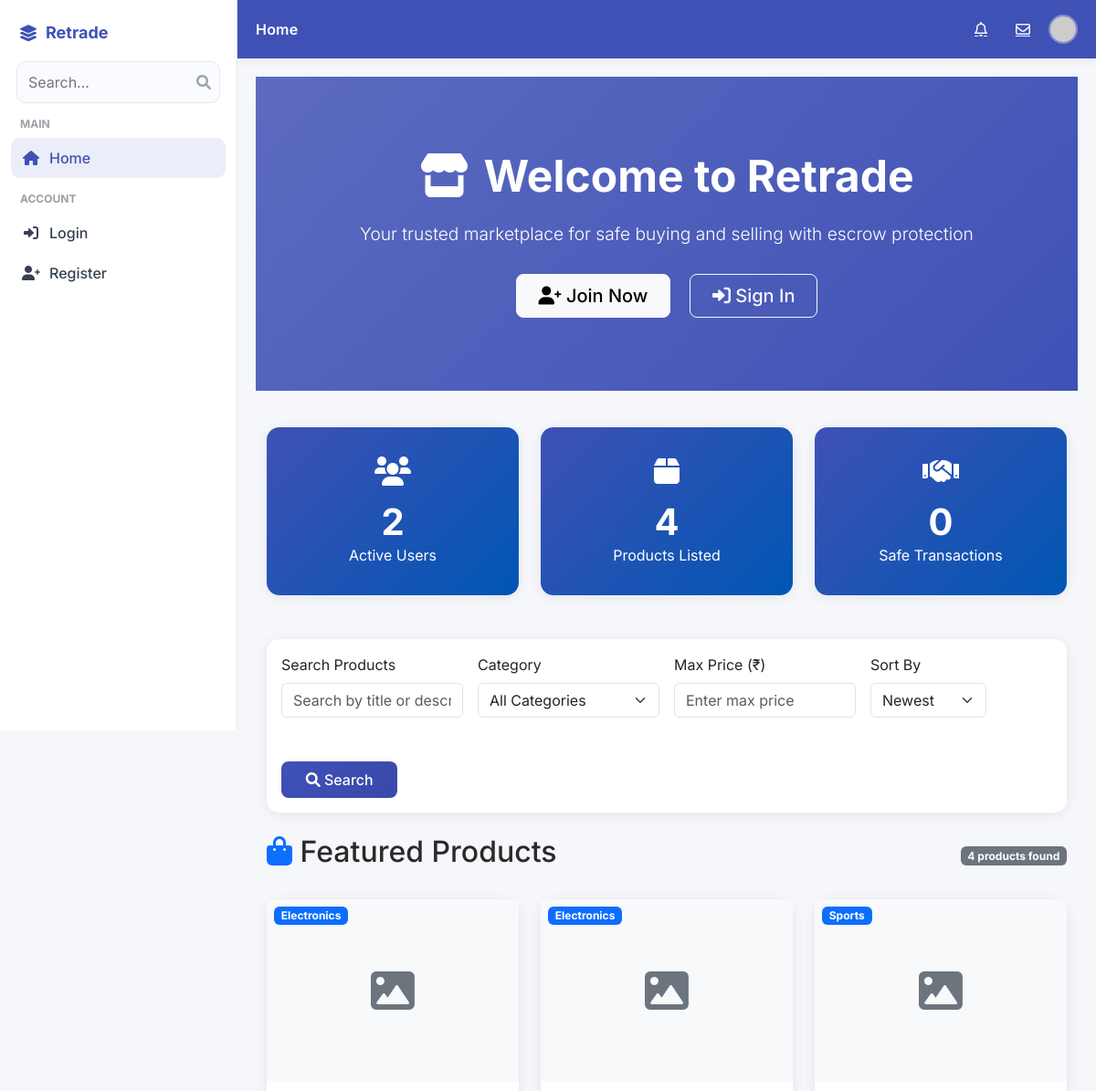
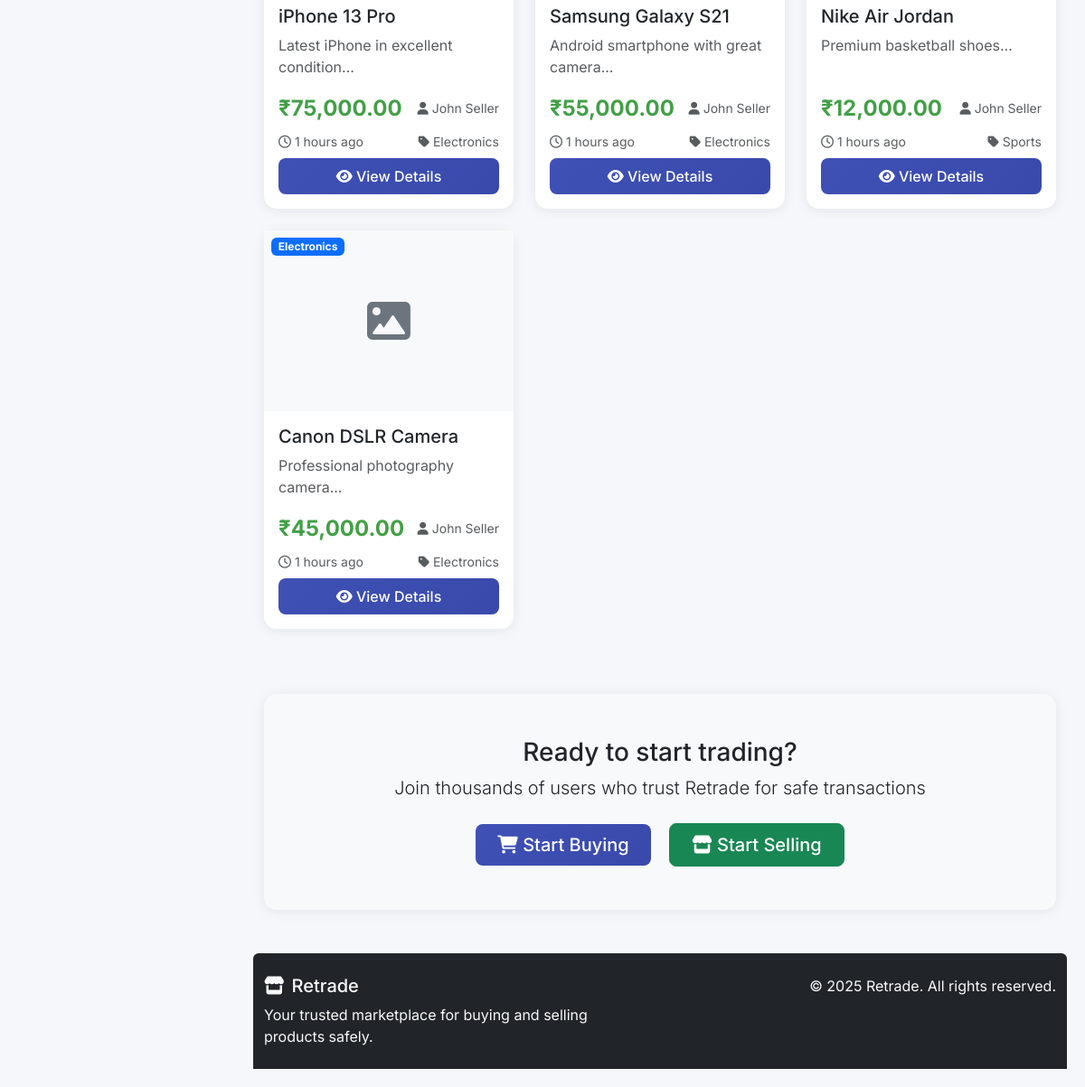
The page / on the database its author committed (2 pictures, top to bottom).
### tables this page shows
CREATE TABLE IF NOT EXISTS products (
    id INT AUTO_INCREMENT PRIMARY KEY,
    seller_id INT NOT NULL,
    title VARCHAR(200) NOT NULL,
    description TEXT,
    price DECIMAL(10,2) NOT NULL,
    image VARCHAR(255),
    category VARCHAR(50),
    status ENUM('pending', 'approved', 'rejected') DEFAULT 'pending',
    created_at TIMESTAMP DEFAULT CURRENT_TIMESTAMP,
    FOREIGN KEY (seller_id) REFERENCES users(id) ON DELETE CASCADE
);

CREATE TABLE IF NOT EXISTS users (
    id INT AUTO_INCREMENT PRIMARY KEY,
    name VARCHAR(100) NOT NULL,
    email VARCHAR(100) UNIQUE NOT NULL,
    password VARCHAR(255) NOT NULL,
    role ENUM('buyer', 'seller', 'admin') NOT NULL DEFAULT 'buyer',
    phone VARCHAR(15),
    address TEXT,
    balance DECIMAL(10,2) DEFAULT 0.00,
    created_at TIMESTAMP DEFAULT CURRENT_TIMESTAMP
);

### config.php (called while the page is built, shortened)
<?php
function isLoggedIn() {
    return isset($_SESSION['user_id']);
}
function formatPrice($price) {
    return '₹' . number_format($price, 2);
}
function getTimeAgo($datetime) {
    $time = time() - strtotime($datetime);
    if ($time < 86400) return floor($time/3600) . ' hours ago';
    return floor($time/31536000) . ' years ago';
}
?>

### index.php (the view, shortened to what this page needs)
<?php
require_once 'config.php';
$search = $_GET['search'] ?? '';
$category = $_GET['category'] ?? '';
$max_price = $_GET['max_price'] ?? '';
$sort = $_GET['sort'] ?? 'newest';
$query = "SELECT p.*, u.name as seller_name, u.email as seller_email
          FROM products p
          JOIN users u ON p.seller_id = u.id
          WHERE p.status = 'approved'";
$params = [];
switch ($sort) {
    default:
        $orderBy = 'p.created_at DESC';
}
$query .= " ORDER BY $orderBy";
$stmt = $pdo->prepare($query);
$stmt->execute($params);
$products = $stmt->fetchAll();
$stmt = $pdo->query("SELECT
    (SELECT COUNT(*) FROM users WHERE role != 'admin') as total_users,
    (SELECT COUNT(*) FROM products WHERE status = 'approved') as total_products,
    (SELECT COUNT(*) FROM transactions) as total_transactions
");
$stats = $stmt->fetch();
include 'includes/header.php';
?>
<section class="hero-section">
    <div class="container text-center">
        <h1><i class="fas fa-store me-3"></i>Welcome to Retrade</h1>
        <p class="lead">Your trusted marketplace for safe buying and selling with escrow protection</p>
        <?php if (!isLoggedIn()): ?>
            <div class="mt-4">
                <a href="register.php" class="btn btn-light btn-lg me-3">
                    <i class="fas fa-user-plus"></i> Join Now
                </a>
                <a href="login.php" class="btn btn-outline-light btn-lg">
                    <i class="fas fa-sign-in-alt"></i> Sign In
                </a>
            </div>
        <?php endif; ?>
    </div>
</section>
<div class="container">
    <div class="row mb-5">
        <div class="col-md-4">
            <div class="card stat-card text-center">
                <div class="card-body">
                    <i class="fas fa-users fa-2x mb-3"></i>
                    <h3><?php echo number_format($stats['total_users']); ?></h3>
                    <p class="mb-0">Active Users</p>
                </div>
            </div>
        </div>
        <div class="col-md-4">
            <div class="card stat-card text-center">
                <div class="card-body">
                    <i class="fas fa-box fa-2x mb-3"></i>
                    <h3><?php echo number_format($stats['total_products']); ?></h3>
                    <p class="mb-0">Products Listed</p>
                </div>
            </div>
        </div>
        <div class="col-md-4">
            <div class="card stat-card text-center">
                <div class="card-body">
                    <i class="fas fa-handshake fa-2x mb-3"></i>
                    <h3><?php echo number_format($stats['total_transactions']); ?></h3>
                    <p class="mb-0">Safe Transactions</p>
                </div>
            </div>
        </div>
    </div>
    <div class="row mb-4">
        <div class="col-12">
            <div class="card">
                <div class="card-body">
                    <form method="GET" class="row g-3">
                        <div class="col-md-3">
                            <label for="search" class="form-label">Search Products</label>
                            <input type="text" class="form-control" id="search" name="search"
                                   placeholder="Search by title or description..."
                                   value="<?php echo htmlspecialchars($search); ?>">
                        </div>
                        <div class="col-md-3">
                            <label for="category" class="form-label">Category</label>
                            <select class="form-select" id="category" name="category">
                                <option value="">All Categories</option>
                            </select>
                        </div>
                        <div class="col-md-3">
                            <label for="max_price" class="form-label">Max Price (₹)</label>
                            <input type="number" class="form-control" id="max_price" name="max_price"
                                   placeholder="Enter max price" value="<?php echo htmlspecialchars($max_price); ?>">
                        </div>
                        <div class="col-md-2">
                            <label for="sort" class="form-label">Sort By</label>
                            <select class="form-select" id="sort" name="sort">
                                <option value="newest" <?php echo $sort==='newest'?'selected':''; ?>>Newest</option>
                            </select>
                        </div>
                        <div class="col-md-2">
                            <label class="form-label">&nbsp;</label>
                            <div class="d-grid">
                                <button type="submit" class="btn btn-primary">
                                    <i class="fas fa-search"></i> Search
                                </button>
                            </div>
                        </div>
                    </form>
                </div>
            </div>
        </div>
    </div>
    <div class="row">
        <div class="col-12">
            <div class="d-flex justify-content-between align-items-center mb-4">
                <h2><i class="fas fa-shopping-bag text-primary"></i> Featured Products</h2>
                <span class="badge bg-secondary"><?php echo count($products); ?> products found</span>
            </div>
        </div>
    </div>
    <?php if (empty($products)): ?>
        <div class="row">
            <div class="col-12">
                <div class="text-center py-5">
                    <i class="fas fa-search fa-3x text-muted mb-3"></i>
                    <h4>No products found</h4>
                    <p class="text-muted">Try adjusting your search criteria or browse all products.</p>
                    <?php if (!empty($search) || !empty($category) || !empty($max_price)): ?>
                        <a href="index.php" class="btn btn-primary">View All Products</a>
                    <?php endif; ?>
                </div>
            </div>
        </div>
    <?php else: ?>
        <div class="row">
            <?php foreach ($products as $product): ?>
                <div class="col-lg-4 col-md-6 mb-4">
                    <div class="card product-card h-100">
                        <div class="position-relative">
                            <?php if ($product['image'] && file_exists("assets/img/" . $product['image'])): ?>
                                <img src="assets/img/<?php echo htmlspecialchars($product['image']); ?>"
                                     class="card-img-top" style="height: 200px; object-fit: cover;"
                                     alt="<?php echo htmlspecialchars($product['title']); ?>" loading="lazy">
                            <?php else: ?>
                                <div class="product-image">
                                    <i class="fas fa-image"></i>
                                </div>
                            <?php endif; ?>
                            <?php if ($product['category']): ?>
                                <span class="badge bg-primary position-absolute top-0 start-0 m-2">
                                    <?php echo htmlspecialchars($product['category']); ?>
                                </span>
                            <?php endif; ?>
                        </div>
                        <div class="card-body d-flex flex-column">
                            <h5 class="card-title"><?php echo htmlspecialchars($product['title']); ?></h5>
                            <p class="card-text text-muted flex-grow-1">
                                <?php echo htmlspecialchars(substr($product['description'], 0, 100)) . '...'; ?>
                            </p>
                            <div class="mt-auto">
                                <div class="d-flex justify-content-between align-items-center mb-2">
                                    <span class="product-price"><?php echo formatPrice($product['price']); ?></span>
                                    <small class="text-muted">
                                        <i class="fas fa-user"></i> <?php echo htmlspecialchars($product['seller_name']); ?>
                                    </small>
                                </div>
                                <div class="d-flex justify-content-between text-muted small mb-2">
                                    <span><i class="far fa-clock"></i> <?php echo getTimeAgo($product['created_at']); ?></span>
                                    <?php if (!empty($product['category'])): ?>
                                        <span><i class="fas fa-tag"></i> <?php echo htmlspecialchars($product['category']); ?></span>
                                    <?php else: ?>
                                        <span>&nbsp;</span>
                                    <?php endif; ?>
                                </div>
                                <div class="d-grid">
                                    <a href="product_details.php?id=<?php echo $product['id']; ?>"
                                       class="btn btn-primary">
                                        <i class="fas fa-eye"></i> View Details
                                    </a>
                                </div>
                            </div>
                        </div>
                    </div>
                </div>
            <?php endforeach; ?>
        </div>
    <?php endif; ?>
    <?php if (!isLoggedIn()): ?>
        <div class="row mt-5">
            <div class="col-12">
                <div class="card bg-light">
                    <div class="card-body text-center py-5">
                        <h3>Ready to start trading?</h3>
                        <p class="lead">Join thousands of users who trust Retrade for safe transactions</p>
                        <div class="mt-4">
                            <a href="register.php?role=buyer" class="btn btn-primary btn-lg me-3">
                                <i class="fas fa-shopping-cart"></i> Start Buying
                            </a>
                            <a href="register.php?role=seller" class="btn btn-success btn-lg">
                                <i class="fas fa-store"></i> Start Selling
                            </a>
                        </div>
                    </div>
                </div>
            </div>
        </div>
    <?php endif; ?>
</div>
<?php include 'includes/footer.php'; ?>

### rows shown on the page
products: category "Electronics", title "iPhone 13 Pro", description "Latest iPhone in excellent condition", price "₹75,000.00", seller.name "John Seller", created_at "1 hours ago"
products: category "Electronics", title "Samsung Galaxy S21", description "Android smartphone with great camera", price "₹55,000.00", seller.name "John Seller", created_at "1 hours ago"
products: category "Sports", title "Nike Air Jordan", description "Premium basketball shoes", price "₹12,000.00", seller.name "John Seller", created_at "1 hours ago"
products: category "Electronics", title "Canon DSLR Camera", description "Professional photography camera", price "₹45,000.00", seller.name "John Seller", created_at "1 hours ago"

### other values the page prints
$page_title "Home"
$stats['total_users'] "2"
$stats['total_products'] "4"
$stats['total_transactions'] "0"
count($products) "4"
